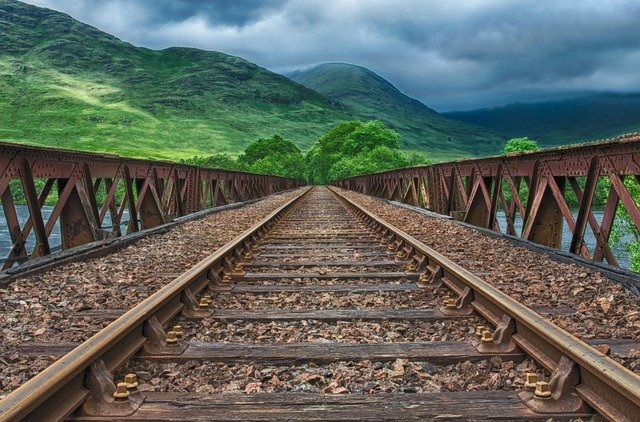
#> input picture Week1/Essaies_lors_des_cours/images/railway.jpg, 640 x 422 px, found by its file name
$ jupyter execute image_processing3.ipynb
#> lines starting #> are read from the running program, lines starting #| are printed output that depends on the picture; after the words box and inside, x2 and y2 are one past the last pixel; in counts of white or black regions, pixels touching at a corner belong together
# retouchage en niveau de gris

[cell 1]
import matplotlib.pyplot as plt
from skimage.io import imread, imshow
from skimage import exposure
import matplotlib.pyplot as plt
from skimage.color import rgb2gray
import numpy as np
from skimage.filters import threshold_mean, threshold_otsu
import pandas as pd

image1_Gray = imread('railway.jpg', as_gray=True)
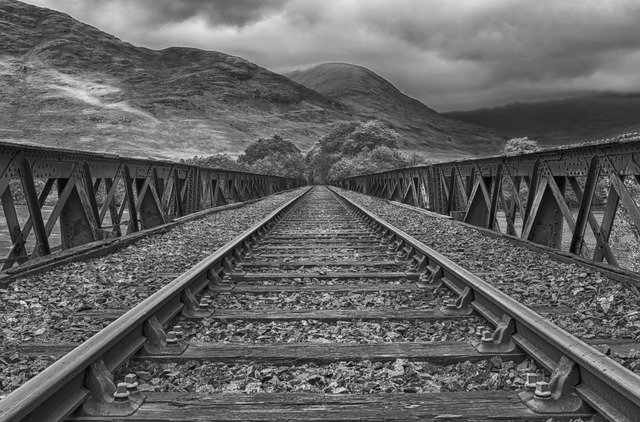
#> image1_Gray: shape (422, 640) float64; min 0, max 0.975, mean 0.39

[cell 2]
def histGrayScale(img, _xlim=255, _ylim=2400):
    _, axes = plt.subplots(ncols=2, figsize=(12, 3))
    ax = axes.ravel()
    ax[0].imshow(img, cmap=plt.get_cmap('gray'))
    ax[0].set_title('Image')
    hist = exposure.histogram(img)
    ax[1].plot(hist[0])
    ax[1].set_xlim([0, _xlim])
    ax[1].set_ylim([0, _ylim])
histGrayScale(image1_Gray)
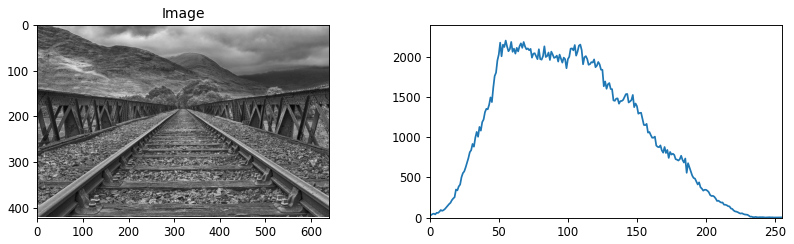
#> figure drawn by matplotlib, 2 panels; panel 2: curve peaks at x = 55, y = 2206

[cell 3]
im = np.where(image1_Gray>120/256, 1, image1_Gray)
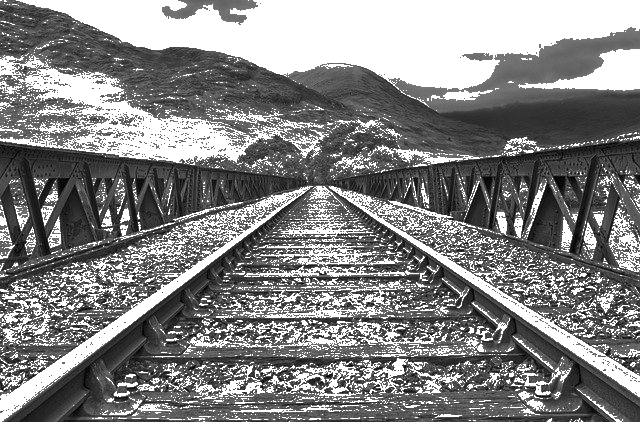
#> im: shape (422, 640) float64; min 0, max 1, mean 0.521
histGrayScale(im, 254, 2400)
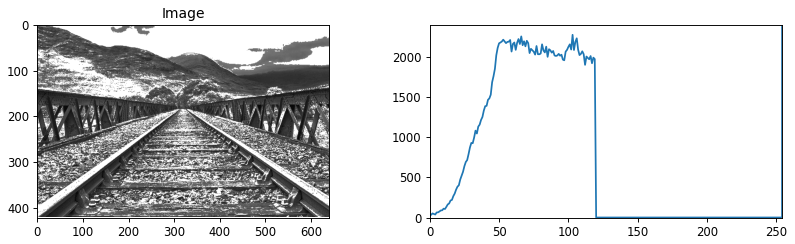
#> figure drawn by matplotlib, 2 panels; panel 2: curve peaks at x = 255, y = 86955

[cell 4]
im = np.where(image1_Gray>120/256, 1, image1_Gray)
histGrayScale(im, 254, 2400)

[cell 5]
fig, axs = plt.subplots(1, 2)
axs[0].imshow(image1_Gray, cmap='gray')
axs[1].imshow(im, cmap='gray')
plt.show()

[cell 6]
def thresholdMeanDisplay(image):
    thresh = threshold_mean(image)
#> thresh = 0.39
    binary = image > thresh
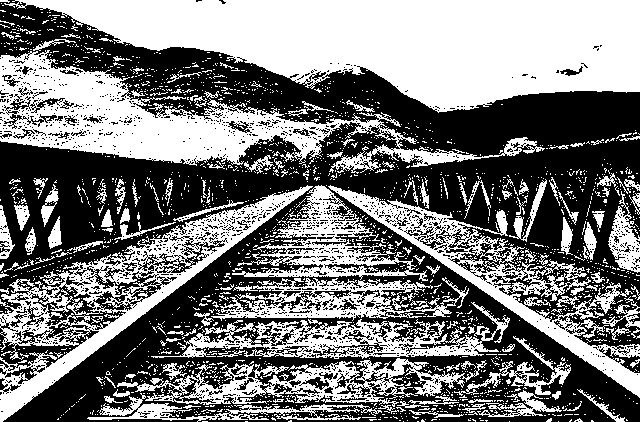
#> binary: shape (422, 640) bool; 47.6% white; 2073 white regions (1921 under 20 px), largest, box (x1, y1, x2, y2) and area: (4, 0, 640, 113) 43139, (0, 50, 545, 174) 19494, (0, 185, 313, 422) 13475
    fig, axes = plt.subplots(ncols=2, figsize=(8, 3))
    ax = axes.ravel()
    ax[0].imshow(image, cmap=plt.cm.gray)
    ax[0].set_title('Original')
    ax[1].imshow(binary, cmap=plt.cm.gray)
    ax[1].set_title('Mean thresolded')

thresholdMeanDisplay(image1_Gray)

[cell 7]
def thresholdOtsuDisplay(image):
    thresh = threshold_otsu(image)
#> thresh = 0.405
    binary = image > thresh
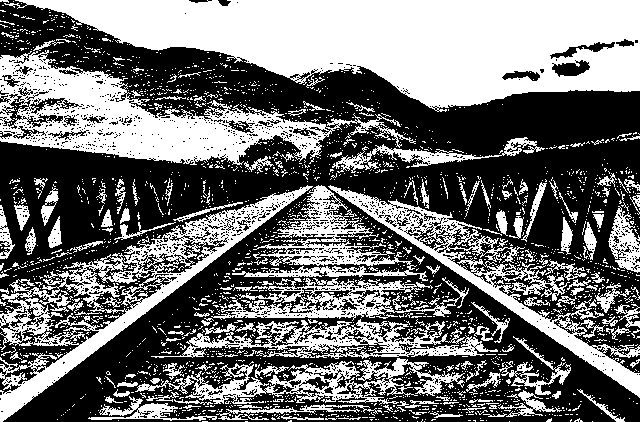
#> binary: shape (422, 640) bool; 44.4% white; 2327 white regions (2149 under 20 px), largest, box (x1, y1, x2, y2) and area: (4, 0, 640, 112) 41555, (0, 50, 416, 165) 16381, (0, 185, 313, 422) 12402
    fig, axes = plt.subplots(ncols=2, figsize=(8, 3))
    ax = axes.ravel()
    ax[0].imshow(image, cmap=plt.cm.gray)
    ax[0].set_title('Original')
    ax[1].imshow(binary, cmap=plt.cm.gray)
    ax[1].set_title('Otsu thresolded')

thresholdOtsuDisplay(image1_Gray)

[cell 8]
image1 = imread('tulip.jpg')
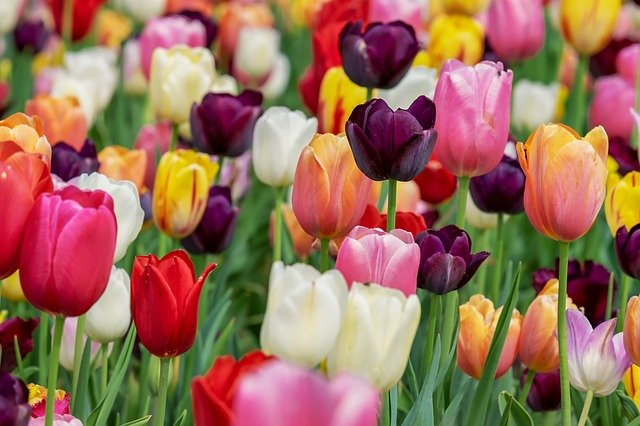
#> input picture Week1/Essaies_lors_des_cours/images/tulip.jpg, 640 x 426 px, found by its file name
#> image1 is the input picture: shape (426, 640, 3); mean R, G, B 154.1, 109.3, 87.9
def histColor(img):
    _, axes = plt.subplots(ncols=2, figsize=(12, 3))
    axes[0].imshow(img)
    axes[0].set_title('Image')
    axes[1].set_title('Histogram')
    axes[1].plot(exposure.histogram(img[...,0])[0], color='red')
    axes[1].plot(exposure.histogram(img[...,1])[0], color='green')
    axes[1].plot(exposure.histogram(img[...,2])[0], color='blue')
    axes[1].set_xlim([1, 254])
    axes[1].set_ylim([0, 3500])
histColor(image1)
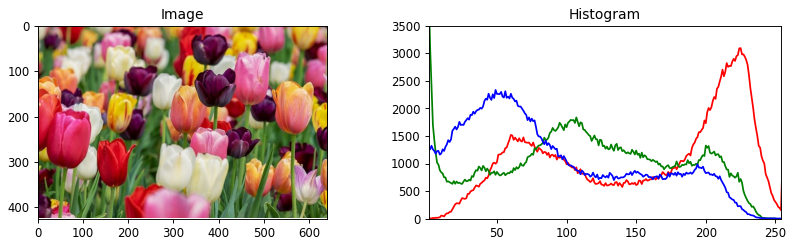
#> figure drawn by matplotlib, 2 panels; panel 2: curve peaks at x = 225, y = 3099; panel 2: curve peaks at x = 0, y = 12254; panel 2: curve peaks at x = 0, y = 5320

[cell 9]
rgb = ['Reds','Greens','Blues']
_, axes = plt.subplots(1, 3, figsize=(15,5), sharey = True)
for i in range(3):
   axes[i].imshow(image1[:,:,i], cmap = rgb[i])
   axes[i].set_title(rgb, fontsize = 15)
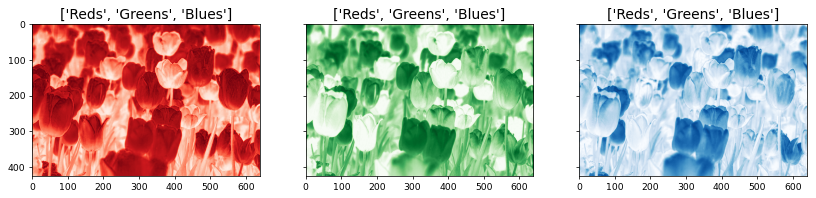
#> figure drawn by matplotlib, 3 panels
